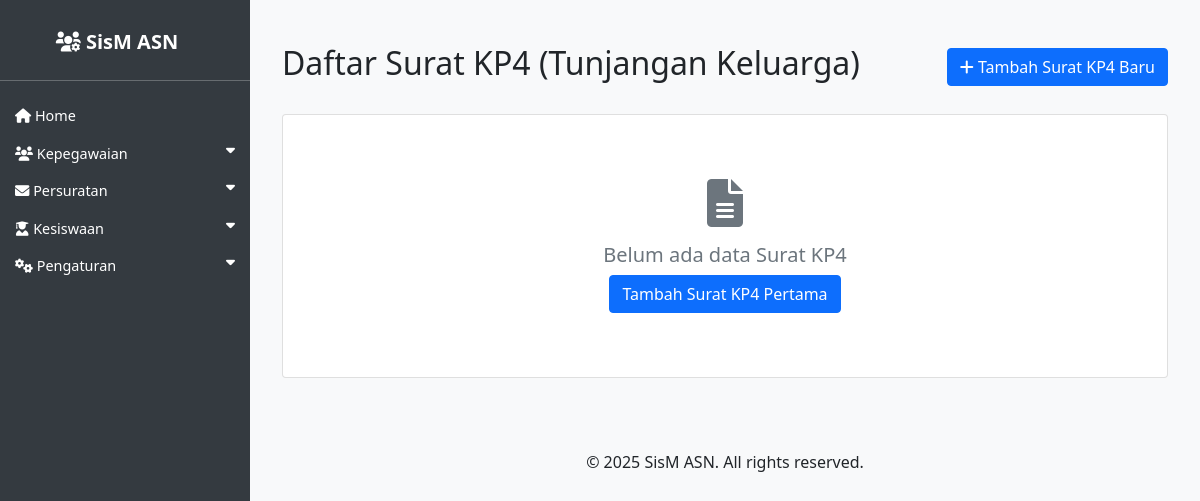
Before: /asn/surat_kp4/ with the older database file.
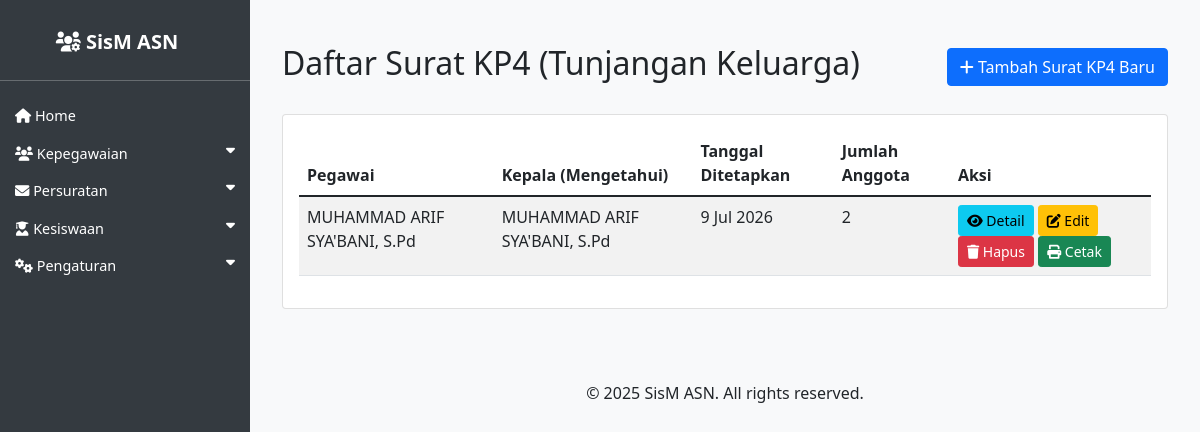
After: the same page with the newer database file.
### asn_app/models.py (models this page shows, shortened)
class SuratKP4(models.Model):
    kop_surat = models.ForeignKey(KopSurat, on_delete=models.SET_NULL, null=True, blank=True, verbose_name='Kop Surat')
    pegawai = models.ForeignKey(ASN, on_delete=models.SET_NULL, null=True, blank=True, related_name='kp4_pegawai', verbose_name='Pegawai (Yang Menerangkan)')
    penandatangan = models.ForeignKey(ASN, on_delete=models.SET_NULL, null=True, blank=True, related_name='kp4_penandatangan', verbose_name='Kepala (Mengetahui)')
    status_kepegawaian = models.CharField(max_length=100, blank=True, null=True, verbose_name='Status Kepegawaian')
    masa_kerja_golongan = models.CharField(max_length=100, blank=True, null=True, verbose_name='Masa Kerja Golongan')
    digaji_menurut = models.CharField(max_length=255, blank=True, null=True, verbose_name='Digaji Menurut')
    tempat_ditetapkan = models.CharField(max_length=100, verbose_name='Tempat Ditetapkan')
    tanggal_ditetapkan = models.DateField(verbose_name='Tanggal Ditetapkan')
    created_at = models.DateTimeField(auto_now_add=True)
    updated_at = models.DateTimeField(auto_now=True)
    class Meta:
        verbose_name_plural = "Surat KP4 (Tunjangan Keluarga)"
        ordering = ['-tanggal_ditetapkan']

class ASN(models.Model):
    JENIS_KELAMIN_CHOICES = [
        ('L', 'Laki-laki'),
        ('P', 'Perempuan'),
    ]
    AGAMA_CHOICES = [
        ('ISLAM', 'Islam'),
        ('KRISTEN', 'Kristen'),
        ('KATOLIK', 'Katolik'),
        ('HINDU', 'Hindu'),
        ('BUDDHA', 'Buddha'),
        ('KONGHUCU', 'Konghucu'),
    ]
    nip = models.CharField(max_length=18, unique=True, null=True, blank=True)
    nama = models.CharField(max_length=100)
    tempat_lahir = models.CharField(max_length=50)
    tanggal_lahir = models.DateField()
    jenis_kelamin = models.CharField(max_length=1, choices=JENIS_KELAMIN_CHOICES)
    agama = models.CharField(max_length=10, choices=AGAMA_CHOICES)
    alamat = models.TextField()
    email = models.EmailField()
    telepon = models.CharField(max_length=15)
    jabatan = models.CharField(max_length=100)
    pangkat = models.CharField(max_length=50, null=True, blank=True)
    golongan = models.CharField(max_length=5, null=True, blank=True)
    nama_istri_suami = models.CharField(max_length=100, blank=True, null=True, verbose_name='Nama Istri/Suami')
    unit_kerja = models.CharField(max_length=100)
    foto = models.ImageField(upload_to='asn_fotos/', blank=True, null=True)
    created_at = models.DateTimeField(auto_now_add=True)
    updated_at = models.DateTimeField(auto_now=True)

### asn_app/views.py (the view)
# urls.py: path('surat_kp4/', views.surat_kp4_list, name='surat_kp4_list'),
def surat_kp4_list(request):
    surat_list = SuratKP4.objects.all().order_by('-created_at')
    return render(request, 'asn_app/surat_kp4_list.html', {'surat_list': surat_list})

### asn_app/templates/asn_app/surat_kp4_list.html
{% extends 'asn_app/base.html' %}
{% load i18n %}
{% load indonesian_date_tags %}
{% block content %}
<div class="container mt-4">
    <div class="row">
        <div class="col-md-12">
            <div class="d-flex justify-content-between align-items-center mb-4">
                <h2>Daftar Surat KP4 (Tunjangan Keluarga)</h2>
                <a href="{% url 'surat_kp4_create' %}" class="btn btn-primary">
                    <i class="fas fa-plus"></i> Tambah Surat KP4 Baru
                </a>
            </div>
            <div class="card">
                <div class="card-body">
                    {% if surat_list %}
                        <div class="table-responsive">
                            <table class="table table-striped">
                                <thead>
                                    <tr>
                                        <th>Pegawai</th>
                                        <th>Kepala (Mengetahui)</th>
                                        <th>Tanggal Ditetapkan</th>
                                        <th>Jumlah Anggota</th>
                                        <th>Aksi</th>
                                    </tr>
                                </thead>
                                <tbody>
                                    {% for surat in surat_list %}
                                    <tr>
                                        <td>{% if surat.pegawai %}{{ surat.pegawai.nama }}{% else %}-{% endif %}</td>
                                        <td>{% if surat.penandatangan %}{{ surat.penandatangan.nama }}{% else %}-{% endif %}</td>
                                        <td>{{ surat.tanggal_ditetapkan|indonesian_date:"%d %b %Y" }}</td>
                                        <td>{{ surat.anggota_keluarga.count }}</td>
                                        <td>
                                            <a href="{% url 'surat_kp4_detail' surat.pk %}" class="btn btn-sm btn-info">
                                                <i class="fas fa-eye"></i> Detail
                                            </a>
                                            <a href="{% url 'surat_kp4_update' surat.pk %}" class="btn btn-sm btn-warning">
                                                <i class="fas fa-edit"></i> Edit
                                            </a>
                                            <a href="{% url 'surat_kp4_delete' surat.pk %}" class="btn btn-sm btn-danger">
                                                <i class="fas fa-trash"></i> Hapus
                                            </a>
                                            <a href="{% url 'surat_kp4_export_pdf' surat.pk %}" class="btn btn-sm btn-success" target="_blank">
                                                <i class="fas fa-print"></i> Cetak
                                            </a>
                                        </td>
                                    </tr>
                                    {% endfor %}
                                </tbody>
                            </table>
                        </div>
                    {% else %}
                        <div class="text-center py-5">
                            <i class="fas fa-file-alt fa-3x text-muted mb-3"></i>
                            <h5 class="text-muted">Belum ada data Surat KP4</h5>
                            <a href="{% url 'surat_kp4_create' %}" class="btn btn-primary">Tambah Surat KP4 Pertama</a>
                        </div>
                    {% endif %}
                </div>
            </div>
        </div>
    </div>
</div>
{% endblock %}

Changed rows visible on the page:
added SuratKP4: pegawai.nama "MUHAMMAD ARIF SYA'BANI, S.Pd", penandatangan.nama "MUHAMMAD ARIF SYA'BANI, S.Pd", tanggal_ditetapkan|indonesian_date "9 Jul 2026", anggota_keluarga.count "2"
Other visible differences:
text no longer shown: "Belum ada data Surat KP4 Tambah Surat KP4 Pertama"
text now shown: "Pegawai Kepala (Mengetahui) Tanggal Ditetapkan Jumlah Anggota Aksi"
